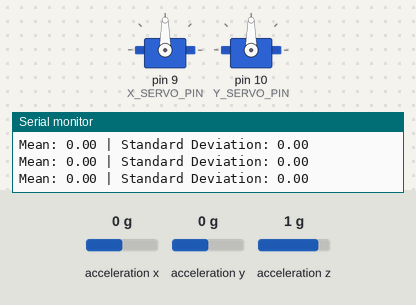
This sketch was run on a simulated Arduino Uno, built with avr-gcc and run on an emulated ATmega328P. Parts: 2 × servo, the last lines printed to the serial monitor. Wiring (inferred from the names in the program): MPU-6050 motion sensor at I2C address 0x68. The test bench sets the inputs (shaded band); at power-on: acceleration x 0 g, acceleration y 0 g, acceleration z 1 g.

Above: at 1.2 s.
1.3 s: acceleration x set to 1.4 g
At 2.1 s:
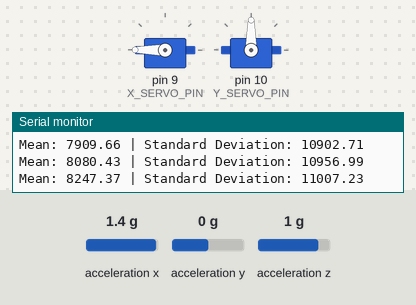
2.8 s: acceleration y set to -1.4 g
At 4.0 s:
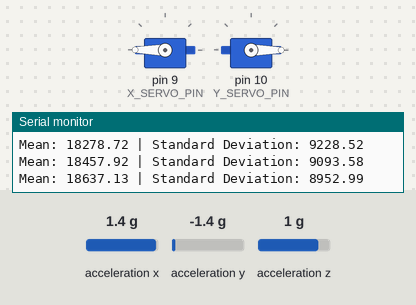
4.3 s: acceleration x set to -1.4 g
At 5.5 s:
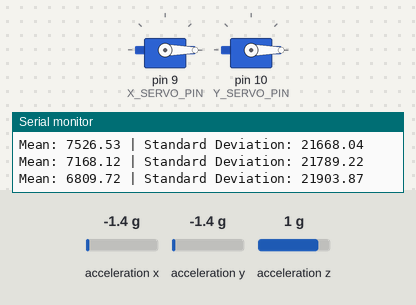
5.8 s: acceleration x set to 0 g
At 6.1 s:
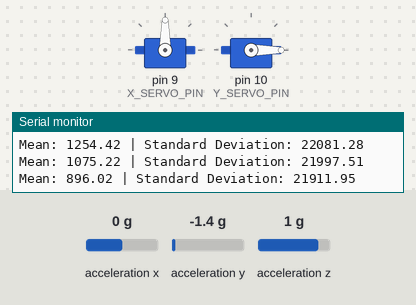
7.3 s: acceleration y set to -0.8 g
At 8.5 s:
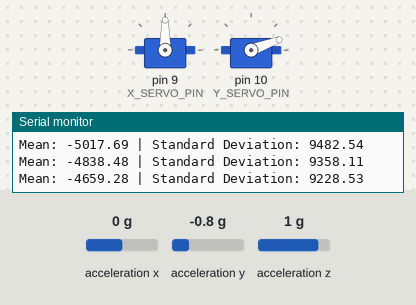
8.8 s: acceleration y set to 0.8 g
At 10.2 s:
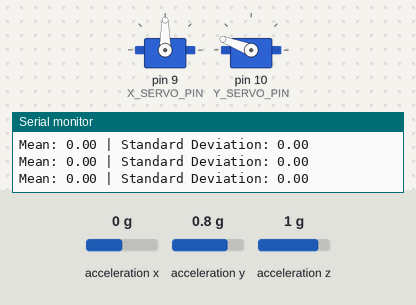
Timing chart, 0 to 11.3 s (numbered marks = the images above; inputs shaded):
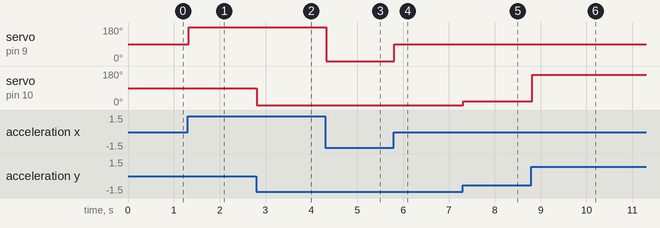

Measured:
- after the input at 1.3 s, servo on pin 9 (X_SERVO_PIN): 90° → 180° at once
- after the input at 2.8 s, servo on pin 10 (Y_SERVO_PIN): 90° → 0° at once
- after the input at 4.3 s, servo on pin 9 (X_SERVO_PIN): 180° → 0° at once
- after the input at 5.8 s, servo on pin 9 (X_SERVO_PIN): 0° → 90° at once
- after the input at 7.3 s, servo on pin 10 (Y_SERVO_PIN): 0° → 20° at once
- after the input at 8.8 s, servo on pin 10 (Y_SERVO_PIN): 20° → 159° at once

The sketch:

trialprojfirmware.ino
```cpp
#include <Wire.h>
#include <Servo.h>

const int X_SERVO_PIN = 9;
const int Y_SERVO_PIN = 10;
const int MPU_ADDR = 0x68;

Servo xServo;
Servo yServo;

const int WINDOW_SIZE = 128;
int16_t sampleBuffer[WINDOW_SIZE] = {0};
int bufferIndex = 0;
bool bufferFull = false;

void setup() {
  Serial.begin(115200);
  while (!Serial) { ; } // Wait for serial monitor window to open

  Serial.println("Initializing system...");

  // Initializing I2C communication
  Wire.begin();

  Wire.beginTransmission(MPU_ADDR);
  int error = Wire.endTransmission();

  if (error == 0) {
    Serial.println("Success: MPU6050 physically connected!");
  } else {
    Serial.print("Error: Failed to connect. I2C Error Code: ");
    Serial.println(error);
  }

  Wire.beginTransmission(MPU_ADDR);
  Wire.write(0x6B); // Target PWR_MGMT_1 register
  Wire.write(0);    // Set sleep bit to 0 (wake up)
  Wire.endTransmission(true);

  xServo.write(90);
  yServo.write(90);
  xServo.attach(X_SERVO_PIN);
  yServo.attach(Y_SERVO_PIN);

  for (int i = 0; i < WINDOW_SIZE; i++) {
    sampleBuffer[i] = 0;
  }
}

void loop() {
  Wire.beginTransmission(MPU_ADDR);
  Wire.write(0x3B);
  Wire.endTransmission(false); // Keep connection going repeatedly
  Wire.requestFrom(MPU_ADDR, 6, true); // requesting 6 bytes from accel

  // Combining two 8-bit bytes together to make a 16-bit number
  int16_t rawX = (Wire.read() << 8) | Wire.read();
  int16_t rawY = (Wire.read() << 8) | Wire.read();
  int16_t rawZ = (Wire.read() << 8) | Wire.read();

  // Converts analogue to digital mapping an accelerometer range
  int xAngle = map(rawX, -17000, 17000, 0, 180);
  int yAngle = map(rawY, -17000, 17000, 0, 180);

  // Clamps values between 0-180
  xAngle = constrain(xAngle, 0, 180);
  yAngle = constrain(yAngle, 0, 180);

  // Move the servos
  xServo.write(xAngle);
  yServo.write(yAngle);

  // Update rolling buffer
  sampleBuffer[bufferIndex] = rawX;
  bufferIndex++;
  if (bufferIndex >= WINDOW_SIZE) {
    bufferIndex = 0;
    bufferFull = true;
  }

  Calculations();
  delay(20);
}

void Calculations() {
  int activeCount = bufferFull ? WINDOW_SIZE : bufferIndex;
  if (activeCount == 0) return;

  long sum = 0;
  for (int i = 0; i < activeCount; i++) {
    sum += sampleBuffer[i];
  }
  double mean = (double)sum / activeCount;

  double variance = 0;
  for (int i = 0; i < activeCount; i++) {
    double diff = sampleBuffer[i] - mean;
    variance += diff * diff;
  }
  double stdev = sqrt(variance / activeCount);

  Serial.print("Mean: ");
  Serial.print(mean);
  Serial.print(" | Standard Deviation: ");
  Serial.println(stdev);
}
```
